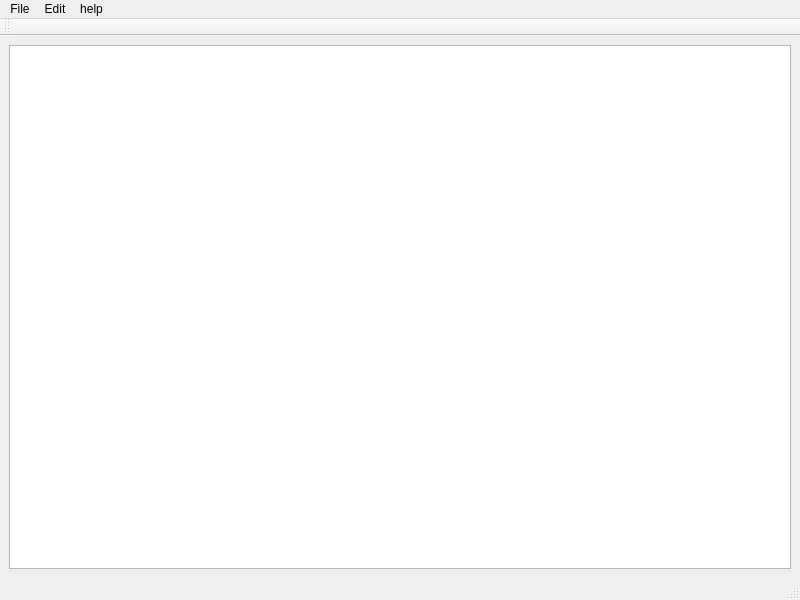
<?xml version="1.0" encoding="UTF-8"?>
<ui version="4.0">
 <class>MainWindowinertdata</class>
 <widget class="QMainWindow" name="MainWindowinertdata">
  <property name="geometry">
   <rect>
    <x>0</x>
    <y>0</y>
    <width>800</width>
    <height>600</height>
   </rect>
  </property>
  <property name="windowTitle">
   <string>MainWindow</string>
  </property>
  <widget class="QWidget" name="centralwidget">
   <layout class="QVBoxLayout" name="verticalLayout">
    <item>
     <widget class="QTableView" name="tableView">
      <property name="palette">
       <palette>
        <active>
         <colorrole role="Text">
          <brush brushstyle="SolidPattern">
           <color alpha="255">
            <red>255</red>
            <green>0</green>
            <blue>127</blue>
           </color>
          </brush>
         </colorrole>
        </active>
        <inactive>
         <colorrole role="Text">
          <brush brushstyle="SolidPattern">
           <color alpha="255">
            <red>255</red>
            <green>0</green>
            <blue>127</blue>
           </color>
          </brush>
         </colorrole>
        </inactive>
        <disabled>
         <colorrole role="Text">
          <brush brushstyle="SolidPattern">
           <color alpha="255">
            <red>120</red>
            <green>120</green>
            <blue>120</blue>
           </color>
          </brush>
         </colorrole>
        </disabled>
       </palette>
      </property>
      <property name="font">
       <font>
        <pointsize>10</pointsize>
        <weight>75</weight>
        <bold>true</bold>
       </font>
      </property>
      <property name="layoutDirection">
       <enum>Qt::RightToLeft</enum>
      </property>
     </widget>
    </item>
   </layout>
  </widget>
  <widget class="QMenuBar" name="menubar">
   <property name="geometry">
    <rect>
     <x>0</x>
     <y>0</y>
     <width>800</width>
     <height>21</height>
    </rect>
   </property>
   <widget class="QMenu" name="menuFile">
    <property name="title">
     <string>File</string>
    </property>
    <addaction name="actionOpen"/>
    <addaction name="actionSave"/>
    <addaction name="actionSave_As"/>
   </widget>
   <widget class="QMenu" name="menuEdit">
    <property name="title">
     <string>Edit</string>
    </property>
    <addaction name="actionUndo"/>
    <addaction name="actionRedo"/>
   </widget>
   <widget class="QMenu" name="menuHelp">
    <property name="title">
     <string>help</string>
    </property>
    <addaction name="actionAbout"/>
   </widget>
   <addaction name="menuFile"/>
   <addaction name="menuEdit"/>
   <addaction name="menuHelp"/>
  </widget>
  <widget class="QStatusBar" name="statusbar"/>
  <widget class="QToolBar" name="toolBar">
   <property name="windowTitle">
    <string>toolBar</string>
   </property>
   <attribute name="toolBarArea">
    <enum>TopToolBarArea</enum>
   </attribute>
   <attribute name="toolBarBreak">
    <bool>false</bool>
   </attribute>
  </widget>
  <action name="actionUndo">
   <property name="text">
    <string>Undo</string>
   </property>
   <property name="shortcut">
    <string>Ctrl+Z</string>
   </property>
  </action>
  <action name="actionRedo">
   <property name="text">
    <string>Redo</string>
   </property>
   <property name="shortcut">
    <string>Ctrl+Y</string>
   </property>
  </action>
  <action name="actionOpen">
   <property name="text">
    <string>Open</string>
   </property>
   <property name="shortcut">
    <string>Ctrl+O</string>
   </property>
  </action>
  <action name="actionSave">
   <property name="text">
    <string>Save</string>
   </property>
   <property name="shortcut">
    <string>Ctrl+S</string>
   </property>
  </action>
  <action name="actionSave_As">
   <property name="text">
    <string>Save As</string>
   </property>
   <property name="shortcut">
    <string>Ctrl+Alt+S</string>
   </property>
  </action>
  <action name="actionAbout">
   <property name="text">
    <string>About</string>
   </property>
  </action>
 </widget>
 <resources/>
 <connections/>
</ui>
